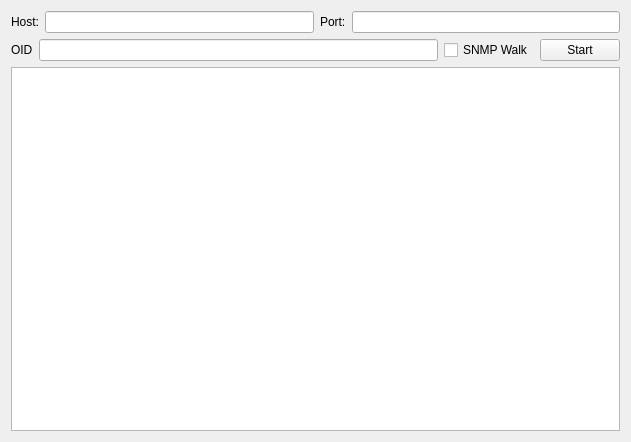
<?xml version="1.0" encoding="UTF-8"?>
<ui version="4.0">
 <class>Form</class>
 <widget class="QWidget" name="Form">
  <property name="geometry">
   <rect>
    <x>0</x>
    <y>0</y>
    <width>631</width>
    <height>442</height>
   </rect>
  </property>
  <property name="windowTitle">
   <string>Form</string>
  </property>
  <layout class="QGridLayout" name="gridLayout">
   <item row="0" column="0">
    <layout class="QVBoxLayout" name="verticalLayout">
     <item>
      <layout class="QHBoxLayout" name="horizontalLayout">
       <item>
        <widget class="QLabel" name="label">
         <property name="text">
          <string>Host:</string>
         </property>
        </widget>
       </item>
       <item>
        <widget class="QLineEdit" name="hostEdit"/>
       </item>
       <item>
        <widget class="QLabel" name="label_2">
         <property name="text">
          <string>Port:</string>
         </property>
        </widget>
       </item>
       <item>
        <widget class="QLineEdit" name="portEdit"/>
       </item>
      </layout>
     </item>
     <item>
      <layout class="QHBoxLayout" name="horizontalLayout_2">
       <item>
        <widget class="QLabel" name="label_3">
         <property name="text">
          <string>OID</string>
         </property>
        </widget>
       </item>
       <item>
        <widget class="QLineEdit" name="OIDEdit"/>
       </item>
       <item>
        <widget class="QCheckBox" name="snmpWalk">
         <property name="text">
          <string>SNMP Walk</string>
         </property>
        </widget>
       </item>
       <item>
        <widget class="QPushButton" name="startButton">
         <property name="text">
          <string>Start</string>
         </property>
        </widget>
       </item>
      </layout>
     </item>
     <item>
      <widget class="QTextBrowser" name="resultBrowser"/>
     </item>
    </layout>
   </item>
  </layout>
 </widget>
 <resources/>
 <connections/>
</ui>
